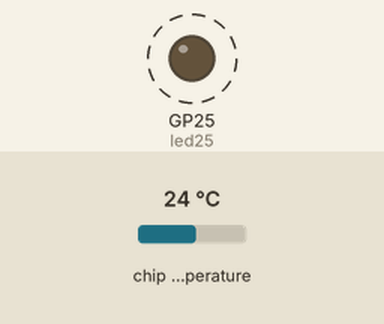
The program below on a simulated Raspberry Pi Pico running MicroPython. Shown: output pins drawn as LEDs (lit = HIGH). Dashed ring = blinking. Inputs (shaded band) come from the test bench; at power-on: chip temperature 24 °C. What the program prints to the serial console is not drawn.

Above: at 0.5 s.
Timing chart, 0 to 4.6 s (numbered marks = the images above):
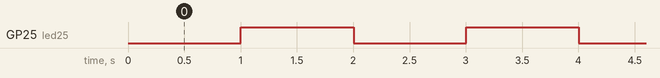

Measured:
- by itself, GP25 (led25): alternates HIGH for 1.0 s and LOW for 1.0 s

The program:

lesson_7_2.py
```python
from machine import ADC, Pin, Timer
led25 = Pin("LED",Pin.OUT)
adc = ADC(4)
conversion_factor = 3.3/65535

def second1(t):
    reading_v = adc.read_u16() * conversion_factor
    print(adc.read_u16())
    print(reading_v)
    celsius = 27 + (reading_v - 0.706) / 0.001721
    print(celsius)
    led25.toggle()

tim1 = Timer()
tim1.init(period=1000, callback=second1)
```
